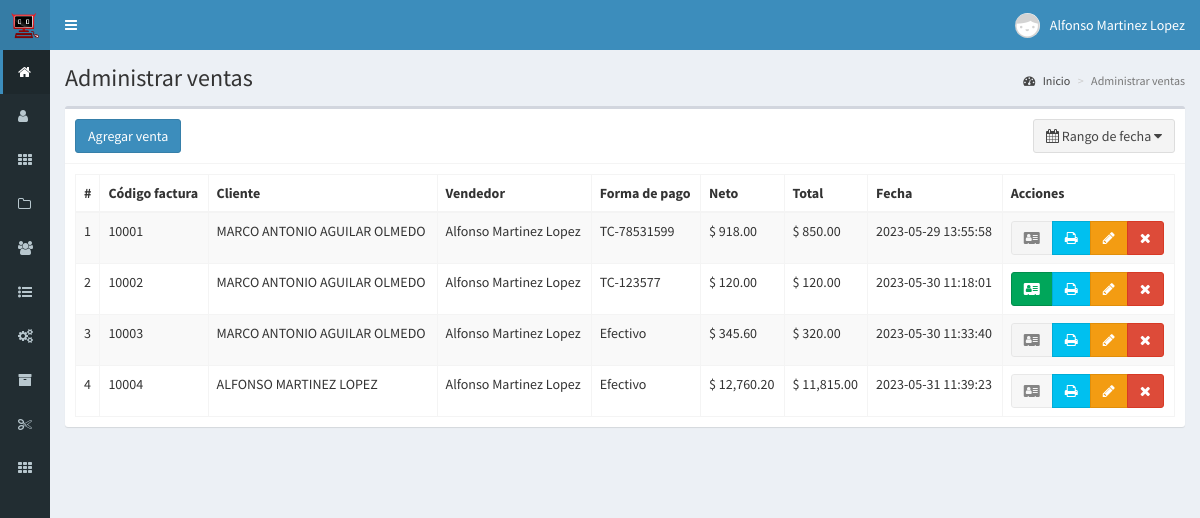
The page /ventas (signed in) on the database its author committed.
### tables this page shows
CREATE TABLE `ventas` (
  `id` int(11) NOT NULL AUTO_INCREMENT,
  `codigo` int(11) NOT NULL,
  `id_cliente` int(11) NOT NULL,
  `id_vendedor` int(11) NOT NULL,
  `productos` text NOT NULL,
  `impuesto` float NOT NULL,
  `neto` float NOT NULL,
  `total` float NOT NULL,
  `metodo_pago` text NOT NULL,
  `esClienteF` varchar(255) DEFAULT NULL,
  `fecha` timestamp NOT NULL DEFAULT CURRENT_TIMESTAMP ON UPDATE CURRENT_TIMESTAMP,
  `id_caja` int(11) DEFAULT NULL,
  PRIMARY KEY (`id`)
);

CREATE TABLE `clientes` (
  `id` int(11) NOT NULL AUTO_INCREMENT,
  `nombre` text NOT NULL,
  `frecuente` int(11) NOT NULL COMMENT '1 = Cliente frecuente 2 = No frecuente',
  `email` text NOT NULL,
  `telefono` text NOT NULL,
  `compras` int(11) NOT NULL,
  `ultima_compra` datetime NOT NULL,
  `fecha` timestamp NOT NULL DEFAULT CURRENT_TIMESTAMP ON UPDATE CURRENT_TIMESTAMP,
  PRIMARY KEY (`id`)
);

CREATE TABLE `usuarios` (
  `id` int(11) NOT NULL AUTO_INCREMENT,
  `nombre` text NOT NULL,
  `usuario` text NOT NULL,
  `password` text NOT NULL,
  `perfil` text NOT NULL,
  `foto` text NOT NULL,
  `estado` int(11) NOT NULL,
  `ultimo_login` datetime NOT NULL,
  `fecha` timestamp NOT NULL DEFAULT CURRENT_TIMESTAMP ON UPDATE CURRENT_TIMESTAMP,
  PRIMARY KEY (`id`)
);

### controladores/plantilla.controlador.php (called while the page is built)
<?php
class ControladorPlantilla{
	static public function ctrPlantilla(){
		include "vistas/plantilla.php";
	}
}

### index.php (called while the page is built, shortened)
<?php
require_once "controladores/plantilla.controlador.php";
require_once "controladores/usuarios.controlador.php";
require_once "controladores/clientes.controlador.php";
require_once "controladores/ventas.controlador.php";
require_once "controladores/facturacion.controlador.php";
require_once "controladores/catalogosSat.controlador.php";
require_once "modelos/usuarios.modelo.php";
require_once "modelos/clientes.modelo.php";
require_once "modelos/ventas.modelo.php";
require_once "modelos/facturacion.modelo.php";
$plantilla = new ControladorPlantilla();
$plantilla -> ctrPlantilla();

### controladores/ventas.controlador.php (called while the page is built, shortened)
<?php
class ControladorVentas
{
	static public function ctrRangoFechasVentas($fechaInicial, $fechaFinal)
	{
		$tabla = "ventas";
		$respuesta = ModeloVentas::mdlRangoFechasVentas($tabla, $fechaInicial, $fechaFinal);
		return $respuesta;
	}
}

### modelos/conexion.php (called while the page is built)
<?php
class Conexion
{
    static public function conectar()
    {
        $link = new PDO("mysql:host=localhost;
                        dbname=bopos",
                        "root",
                        "");
        $link->exec("set names utf8");
        return $link;
    }
}

### modelos/ventas.modelo.php (called while the page is built, shortened)
<?php
require_once "conexion.php";
class ModeloVentas
{
	static public function mdlRangoFechasVentas($tabla, $fechaInicial, $fechaFinal)
	{
		if ($fechaInicial == null) {
			$stmt = Conexion::conectar()->prepare("SELECT * FROM $tabla ORDER BY id ASC");
			$stmt->execute();
			return $stmt->fetchAll();
		} else if ($fechaInicial == $fechaFinal) {
			$stmt = Conexion::conectar()->prepare("SELECT * FROM $tabla WHERE fecha like '%$fechaFinal%'");
			$stmt->bindParam(":fecha", $fechaFinal, PDO::PARAM_STR);
			$stmt->execute();
			return $stmt->fetchAll();
		}
	}
}

### controladores/clientes.controlador.php (called while the page is built, shortened)
<?php
class ControladorClientes{
	static public function ctrMostrarClientes($item, $valor){
		$tabla = "clientes";
		$respuesta = ModeloClientes::mdlMostrarClientes($tabla, $item, $valor);
		return $respuesta;
	}
}

### modelos/clientes.modelo.php (called while the page is built, shortened)
<?php
require_once "conexion.php";
class ModeloClientes
{
	static public function mdlMostrarClientes($tabla, $item, $valor)
	{
		if ($item != null) {
			$stmt = Conexion::conectar()->prepare("SELECT * FROM $tabla WHERE $item = :$item");
			$stmt->bindParam(":" . $item, $valor, PDO::PARAM_STR);
			$stmt->execute();
			return $stmt->fetch();
		} else {
			$stmt = Conexion::conectar()->prepare("SELECT * FROM $tabla");
			$stmt->execute();
			return $stmt->fetchAll();
		}
	}
}

### controladores/usuarios.controlador.php (called while the page is built, shortened)
<?php
class ControladorUsuarios{
	static public function ctrMostrarUsuarios($item, $valor){
		$tabla = "usuarios";
		$respuesta = ModeloUsuarios::MdlMostrarUsuarios($tabla, $item, $valor);
		return $respuesta;
	}
}

### modelos/usuarios.modelo.php (called while the page is built, shortened)
<?php
require_once "conexion.php";
class ModeloUsuarios{
	static public function mdlMostrarUsuarios($tabla, $item, $valor){
		if($item != null){
			$stmt = Conexion::conectar()->prepare("SELECT * FROM $tabla WHERE $item = :$item");
			$stmt -> bindParam(":".$item, $valor, PDO::PARAM_STR);
			$stmt -> execute();
			return $stmt -> fetch();
		}else{
			$stmt = Conexion::conectar()->prepare("SELECT * FROM $tabla");
			$stmt -> execute();
			return $stmt -> fetchAll();
		}
	}
}

### controladores/facturacion.controlador.php (called while the page is built, shortened)
<?php
class ControladorFacturacion{
    static public function ctrMostrarFacturasEmitidas($folio){
        $tabla = "respuesta_facturacion";
        $respuesta = ModeloFacturacion::mdlMostrarFacturasEmitidas($tabla, $folio);
        return $respuesta;
    }
}

### modelos/facturacion.modelo.php (called while the page is built, shortened)
<?php
require_once "conexion.php";
class ModeloFacturacion
{
    static public function mdlMostrarFacturasEmitidas($tabla, $folio)
    {
        if ($folio != null) {
            $stmt = Conexion::conectar()->prepare("SELECT * FROM $tabla WHERE folio = :folio");
            $stmt->bindParam(":folio", $folio, PDO::PARAM_INT);
            $stmt->execute();
            return $stmt->fetch();
        } else {
            $stmt = Conexion::conectar()->prepare("SELECT * FROM $tabla");
            $stmt->execute();
            return $stmt->fetchAll();
        }
    }
}

### vistas/modulos/ventas.php (the view, shortened to what this page needs)
<div class="content-wrapper">
  <section class="content-header">
    <h1>
      Administrar ventas
    </h1>
    <ol class="breadcrumb">
      <li><a href="inicio"><i class="fa fa-dashboard"></i> Inicio</a></li>
      <li class="active">Administrar ventas</li>
    </ol>
  </section>
  <section class="content">
    <div class="box">
      <div class="box-header with-border">
        <a href="crear-venta">
          <button class="btn btn-primary">
            Agregar venta
          </button>
        </a>
        <button type="button" class="btn btn-default pull-right" id="daterange-btn">
          <span>
            <i class="fa fa-calendar"></i>
            <?php
            if (isset($_GET["fechaInicial"])) {
              echo $_GET["fechaInicial"] . " - " . $_GET["fechaFinal"];
            } else {
              echo 'Rango de fecha';
            }
            ?>
          </span>
          <i class="fa fa-caret-down"></i>
        </button>
      </div>
      <div class="box-body">
        <table class="table table-bordered table-striped dt-responsive tablas" width="100%">
          <thead>
            <tr>
              <th style="width:10px">#</th>
              <th>Código factura</th>
              <th>Cliente</th>
              <th>Vendedor</th>
              <th>Forma de pago</th>
              <th>Neto</th>
              <th>Total</th>
              <th>Fecha</th>
              <th>Acciones</th>
            </tr>
          </thead>
          <tbody>
            <?php
            if (isset($_GET["fechaInicial"])) {
              $fechaInicial = $_GET["fechaInicial"];
              $fechaFinal = $_GET["fechaFinal"];
            } else {
              $fechaInicial = null;
              $fechaFinal = null;
            }
            $respuesta = ControladorVentas::ctrRangoFechasVentas($fechaInicial, $fechaFinal);
            foreach ($respuesta as $key => $value) {
              echo '<tr>
                  <td>' . ($key + 1) . '</td>
                  <td>' . $value["codigo"] . '</td>';
              $itemCliente = "id";
              $valorCliente = $value["id_cliente"];
              $respuestaCliente = ControladorClientes::ctrMostrarClientes($itemCliente, $valorCliente);
              echo '<td>' . $respuestaCliente["nombre"] . '</td>';
              $itemUsuario = "id";
              $valorUsuario = $value["id_vendedor"];
              $respuestaUsuario = ControladorUsuarios::ctrMostrarUsuarios($itemUsuario, $valorUsuario);
              echo '<td>' . $respuestaUsuario["nombre"] . '</td>
                  <td>' . $value["metodo_pago"] . '</td>
                  <td>$ ' . number_format($value["neto"], 2) . '</td>
                  <td>$ ' . number_format($value["total"], 2) . '</td>
                  <td>' . $value["fecha"] . '</td>
                  <td>
                    <div class="btn-group">';
              $respuestaFolio = ControladorFacturacion::ctrMostrarFacturasEmitidas($value["codigo"]);
              if ($respuestaFolio == null || $respuestaFolio["estatus"] == 0 ) {
                echo '<button class="btn btn-success btnAgregarFactura" codigoVentaFactura="' . $value["codigo"] . '" data-toggle="modal" data-target="#modalAgregarFactura"><i class="fa fa-address-card"></i></button>';
              } else {
                echo '<button class="btn btn-default disabled "><i class="fa fa-address-card"></i></button>';
              }
              echo '<button class="btn btn-info btnImprimirFactura" codigoVenta="' . $value["codigo"] . '">
                        <i class="fa fa-print"></i>
                      </button>';
              if ($_SESSION["perfil"] == "Administrador") {
                echo '<button class="btn btn-warning btnEditarVenta" idVenta="' . $value["id"] . '"><i class="fa fa-pencil"></i></button>
                      <button class="btn btn-danger btnEliminarVenta" idVenta="' . $value["id"] . '"><i class="fa fa-times"></i></button>';
              }
              echo '</div>
                  </td>
                </tr>';
            }
            ?>
          </tbody>
        </table>
      </div>
    </div>
  </section>
</div>

### rows shown on the page
ventas: codigo "10001", id_cliente.nombre "MARCO ANTONIO AGUILAR OLMEDO", usuarios.nombre "Alfonso Martinez Lopez", metodo_pago "TC-78531599", neto "918.00", total "850.00", fecha "2023-05-29 13:55:58"
ventas: codigo "10002", id_cliente.nombre "MARCO ANTONIO AGUILAR OLMEDO", usuarios.nombre "Alfonso Martinez Lopez", metodo_pago "TC-123577", neto "120.00", total "120.00", fecha "2023-05-30 11:18:01"
ventas: codigo "10003", id_cliente.nombre "MARCO ANTONIO AGUILAR OLMEDO", usuarios.nombre "Alfonso Martinez Lopez", metodo_pago "Efectivo", neto "345.60", total "320.00", fecha "2023-05-30 11:33:40"
ventas: codigo "10004", id_cliente.nombre "ALFONSO MARTINEZ LOPEZ", usuarios.nombre "Alfonso Martinez Lopez", metodo_pago "Efectivo", neto "12,760.20", total "11,815.00", fecha "2023-05-31 11:39:23"

### other values the page prints
$_SESSION["nombre"] "Alfonso Martinez Lopez"
